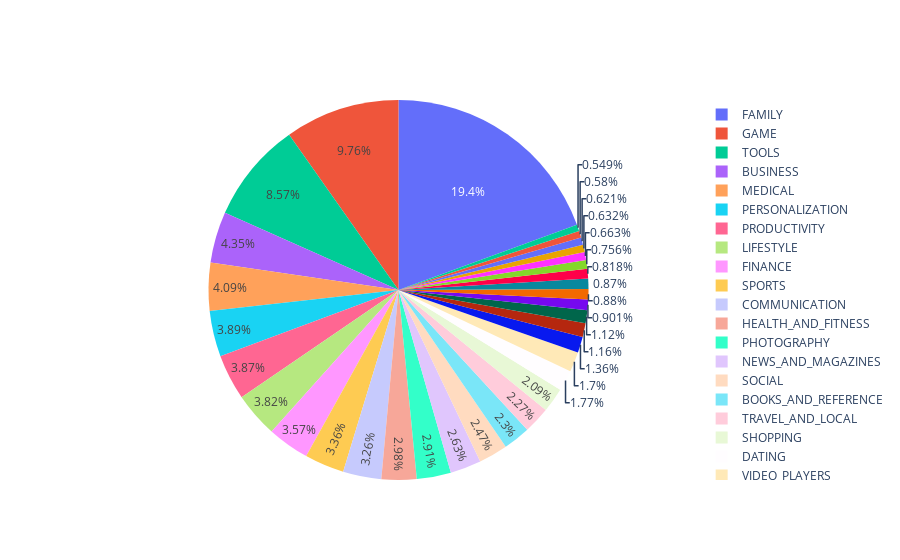

Notebook source saved alongside this figure:
### Code cell
number_of_apps_in_category = analysis_df['Category'].value_counts().sort_values(ascending=True)

data = [go.Pie(
        labels = number_of_apps_in_category.index,
        values = number_of_apps_in_category.values,
        hoverinfo = 'label+value'
    
)]

plotly.offline.iplot(data, filename='active_category')

### Figure 1 — Plotly figure (JSON) as saved in the notebook; plotly's stock layout.template omitted (floating-point values rounded to 4 significant figures)
{"data": [{"hoverinfo": "label+value", "labels": ["BEAUTY", "COMICS", "PARENTING", "ART_AND_DESIGN", "EVENTS", "HOUSE_AND_HOME", "WEATHER", "LIBRARIES_AND_DEMO", "AUTO_AND_VEHICLES", "ENTERTAINMENT", "EDUCATION", "FOOD_AND_DRINK", "MAPS_AND_NAVIGATION", "VIDEO_PLAYERS", "DATING", "SHOPPING", "TRAVEL_AND_LOCAL", "BOOKS_AND_REFERENCE", "SOCIAL", "NEWS_AND_MAGAZINES", "PHOTOGRAPHY", "HEALTH_AND_FITNESS", "COMMUNICATION", "SPORTS", "FINANCE", "LIFESTYLE", "PRODUCTIVITY", "PERSONALIZATION", "MEDICAL", "BUSINESS", "TOOLS", "GAME", "FAMILY"], "type": "pie", "values": [53, 56, 60, 61, 64, 73, 79, 84, 85, 87, 108, 112, 131, 164, 171, 202, 219, 222, 239, 254, 281, 288, 315, 325, 345, 369, 374, 376, 395, 420, 828, 943, 1876]}], "layout": {}}
